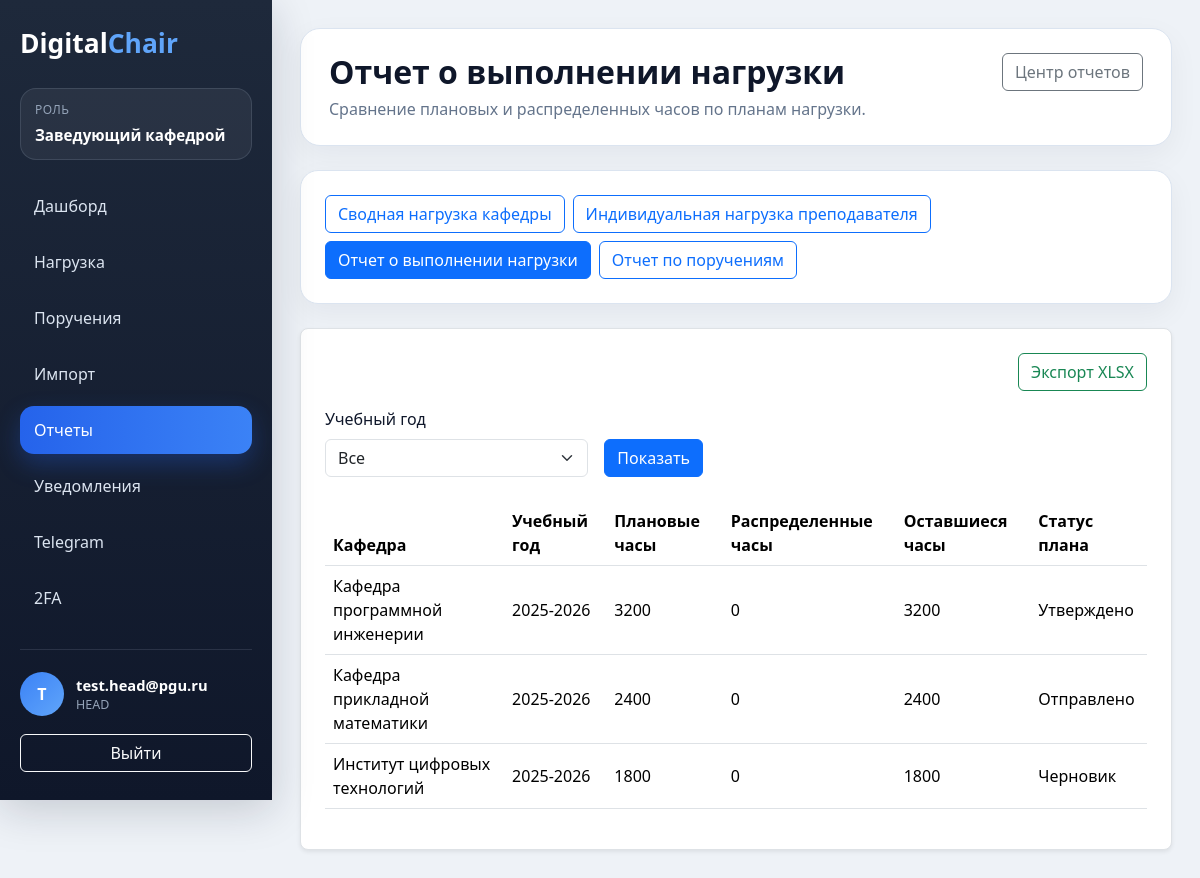
The page /reports/workload-execution/ (signed in) on the database as committed earlier.
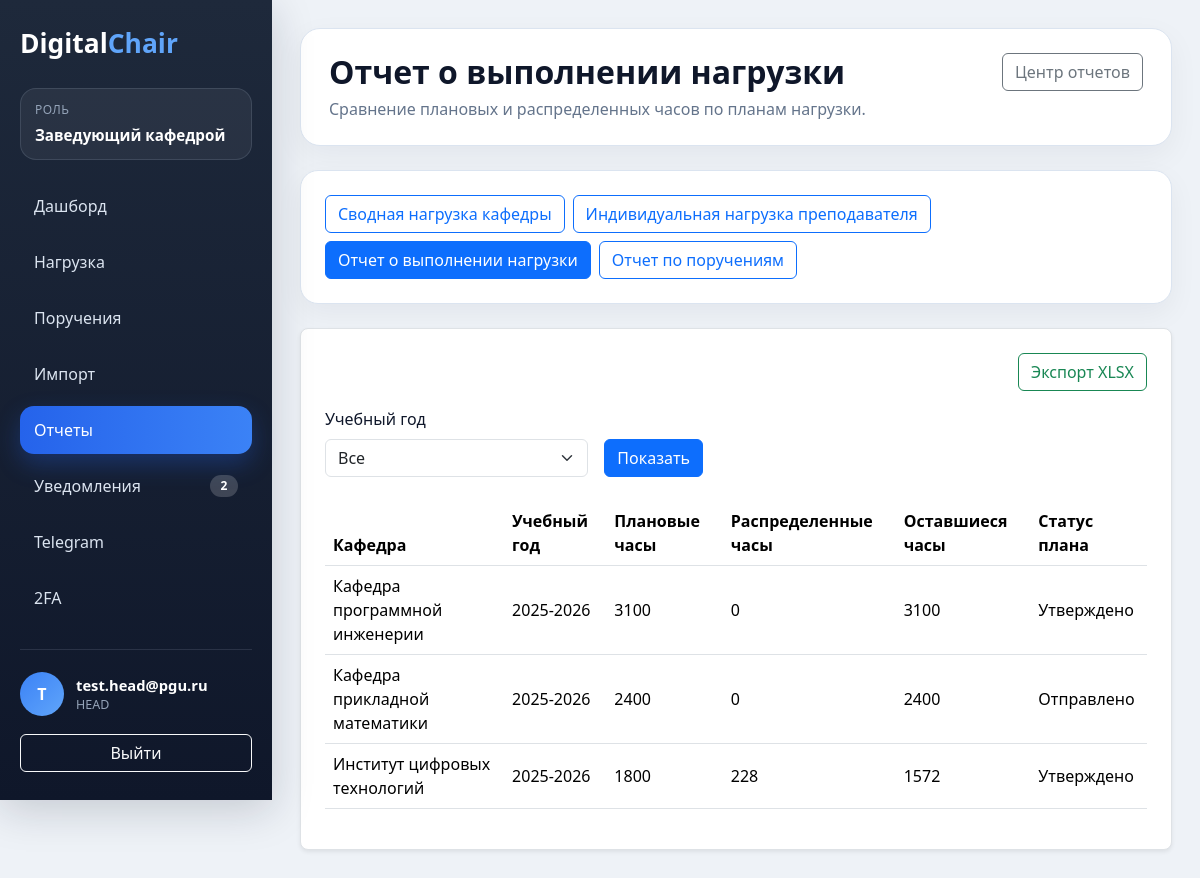
The same page on the database as committed later.
### apps/core/models.py (models this page shows, shortened)
class WorkloadPlan(models.Model):
    class Statuses(models.TextChoices):
        DRAFT = 'DRAFT', 'Черновик'
        SUBMITTED = 'SUBMITTED', 'Отправлено'
        APPROVED = 'APPROVED', 'Утверждено'
        RETURNED = 'RETURNED', 'Возвращено'
    кафедра = models.CharField(
        max_length=255
    )
    total_hours = models.IntegerField()
    academic_year = models.CharField(
        max_length=50
    )
    status = models.CharField(
        max_length=30,
        choices=Statuses.choices,
        default=Statuses.DRAFT
    )
    created_at = models.DateTimeField(
        auto_now_add=True
    )
    approved_at = models.DateTimeField(
        blank=True,
        null=True
    )

### apps/reports/views.py (the view)
@login_required(login_url='/login/')
@workload_reports_required
@never_cache
def workload_execution_report_view(request):
    return render_report_page(
        request,
        'reports/workload_execution.html',
        get_workload_execution_context(request),
        active_report='workload-execution'
    )

### apps/reports/views.py (called while the page is built)
def role_required(*roles):
    return user_passes_test(
        lambda user: user.is_authenticated and user.role in roles,
        login_url='/login/'
    )

def get_dashboard_url(user):
    if user.role == User.Roles.ADMIN:
        return '/admin-dashboard/'
    if user.role == User.Roles.HEAD:
        return '/head-dashboard/'
    if user.role == User.Roles.STUDY_MASTER:
        return '/study-dashboard/'
    return '/teacher-dashboard/'

def get_report_links(user):
    report_links = []
    for report_key in (
        'workload-summary',
        'teacher-workload',
        'workload-execution',
        'tasks',
        'contingent',
    ):
        report = REPORT_DEFINITIONS[report_key]
        if user.role in report['roles']:
            report_links.append({
                'key': report_key,
                'title': report['title'],
                'description': report['description'],
                'url': report['url']
            })
    return report_links

### templates/reports/workload_execution.html (shortened to what this page needs)
{% extends 'reports/base.html' %}
{% block report_content %}
    <div class="bg-white border rounded-3 p-4 shadow-sm">
        <div class="d-flex justify-content-end mb-3">
            <a href="/reports/workload-execution/export/xlsx/{% if current_query_string %}?{{ current_query_string }}{% endif %}"
               class="btn btn-outline-success">
                Экспорт XLSX
            </a>
        </div>
        <form method="get"
              class="row g-3 align-items-end mb-4">
            <div class="col-md-4">
                <label for="academic_year"
                       class="form-label">
                    Учебный год
                </label>
                <select name="academic_year"
                        id="academic_year"
                        class="form-select">
                    <option value="">Все</option>
                </select>
            </div>
            <div class="col-md-auto">
                <button type="submit"
                        class="btn btn-primary">
                    Показать
                </button>
            </div>
        </form>
        <div class="table-responsive">
            <table class="table align-middle">
                <thead>
                <tr>
                    <th>Кафедра</th>
                    <th>Учебный год</th>
                    <th>Плановые часы</th>
                    <th>Распределенные часы</th>
                    <th>Оставшиеся часы</th>
                    <th>Статус плана</th>
                </tr>
                </thead>
                <tbody>
                {% for row in plan_rows %}
                    <tr>
                        <td>{{ row.plan.кафедра }}</td>
                        <td>{{ row.plan.academic_year }}</td>
                        <td>{{ row.plan.total_hours }}</td>
                        <td>{{ row.distributed_hours }}</td>
                        <td>{{ row.remaining_hours }}</td>
                        <td>{{ row.plan.get_status_display }}</td>
                    </tr>
                {% endfor %}
                </tbody>
            </table>
        </div>
    </div>
{% endblock %}

### templates/base/base.html (shortened to what this page needs)
<!DOCTYPE html>
<html lang="ru">
<head>
    <link href="https://cdn.jsdelivr.net/npm/bootstrap@5.3.3/dist/css/bootstrap.min.css"
          rel="stylesheet">
</head>
<body>
{% if request.user.is_authenticated %}
    <div class="app-shell">
        <aside class="app-sidebar">
            <h1 class="app-logo">Digital<span>Chair</span></h1>
            <div class="app-role">
                <span class="app-role-label">Роль</span>
                <span class="app-role-value">{{ ui_role_label }}</span>
            </div>
            <nav class="app-nav">
                {% for item in ui_navigation_items %}
                    <a href="{{ item.url }}"
                       class="app-nav-link{% if item.is_active %} active{% endif %}">
                        <span>{{ item.label }}</span>
                        {% if item.badge %}
                            <span class="app-nav-badge">{{ item.badge }}</span>
                        {% endif %}
                    </a>
                {% endfor %}
            </nav>
            <div class="app-sidebar-footer">
                <div class="app-user">
                    <div class="app-user-avatar">
                        {{ request.user.email|first|upper }}
                    </div>
                    <div>
                        <div class="app-user-email">{{ request.user.email }}</div>
                        <div class="app-user-role">{{ request.user.role }}</div>
                    </div>
                </div>
                <a href="/logout/" class="btn btn-outline-light w-100">Выйти</a>
            </div>
        </aside>
        <main class="app-main">
            <header class="app-page-header">
                <div>
                    <h1 class="app-page-title">{% block page_title %}DigitalChair{% endblock %}</h1>
                    {% block page_subtitle %}{% endblock %}
                </div>
                <div class="app-toolbar">
                    {% block page_actions %}{% endblock %}
                </div>
            </header>
            {% block content %}{% endblock %}
        </main>
    </div>
{% else %}
    {% block anonymous_content %}{% endblock %}
{% endif %}
</body>
</html>

Rows that differ between the two databases and show on the page:
changed WorkloadPlan "Кафедра программной инженерии": plan.total_hours "3200" → "3100"; remaining_hours "3200" → "3100"
changed WorkloadPlan "Институт цифровых технологий": distributed_hours "0" → "228"; remaining_hours "1800" → "1572"; plan.status "Черновик" → "Утверждено"
Other text that changed with them:
new list line: "Уведомления 2"
list line gone: "Уведомления"
